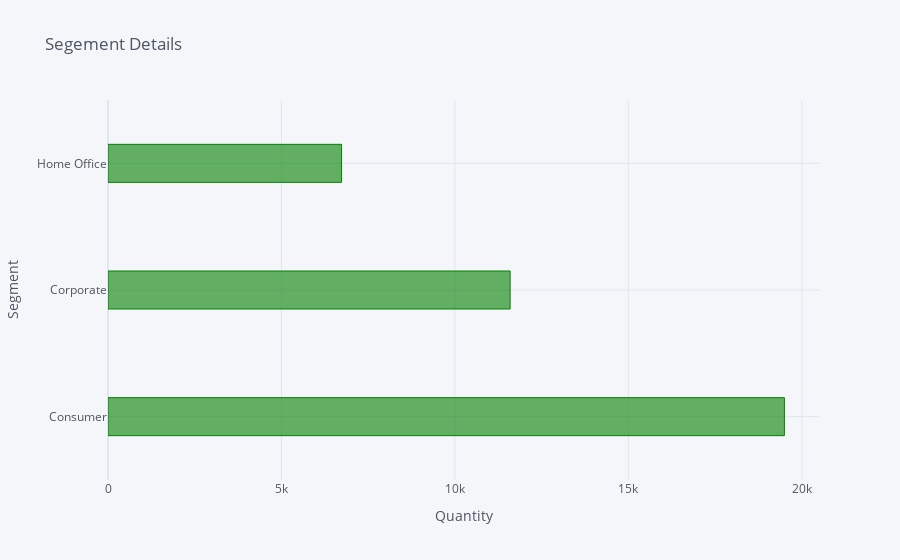

Notebook code cell kept with this figure:
### Markdown cell above
### Visualize by Segment

### Code cell
Gr4.iplot(kind = 'barh', x= 'Segment', y = 'Quantity', title = 'Segement Details', yTitle='Segment', xTitle='Quantity',color='green',bargap=0.7)

### Figure 1 — Plotly figure (JSON) as saved in the notebook; plotly's stock layout.template omitted (floating-point values rounded to 4 significant figures)
{"data": [{"marker": {"color": "rgba(0, 128, 0, 0.6)", "line": {"color": "rgba(0, 128, 0, 1.0)", "width": 1}}, "name": "Quantity", "orientation": "h", "text": "", "type": "bar", "x": [19497, 11591, 6732], "y": ["Consumer", "Corporate", "Home Office"]}], "layout": {"bargap": 0.7, "legend": {"bgcolor": "#F5F6F9", "font": {"color": "#4D5663"}}, "paper_bgcolor": "#F5F6F9", "plot_bgcolor": "#F5F6F9", "title": {"font": {"color": "#4D5663"}, "text": "Segement Details"}, "xaxis": {"gridcolor": "#E1E5ED", "showgrid": true, "tickfont": {"color": "#4D5663"}, "title": {"font": {"color": "#4D5663"}, "text": "Quantity"}, "zerolinecolor": "#E1E5ED"}, "yaxis": {"gridcolor": "#E1E5ED", "showgrid": true, "tickfont": {"color": "#4D5663"}, "title": {"font": {"color": "#4D5663"}, "text": "Segment"}, "zerolinecolor": "#E1E5ED"}}}
